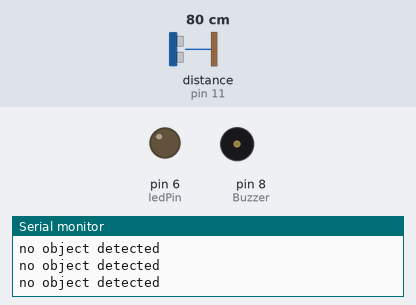
Simulated run of this sketch. Board: Arduino Uno, built with avr-gcc and run on an emulated ATmega328P. On the bench: output pins drawn as LEDs (lit = HIGH), buzzer (waves = sounding, pin HIGH), the last lines printed to the serial monitor. Wiring (inferred from the names in the program): ultrasonic range finder: trigger pin 12; echo pin 11. Dashed ring = blinking. The inputs (shaded band) are chosen by the test bench; at power-on: distance to the obstacle (sensor on pin 11) 80 cm. The echo pulse lasts 58.3 µs per cm; pins used as bus, display or sensor lines are not drawn.

Above: at 1.2 s.
1.3 s: distance to the obstacle (sensor on pin 11) set to 33 cm
4.3 s: distance to the obstacle (sensor on pin 11) set to 27 cm
At 4.43 s:
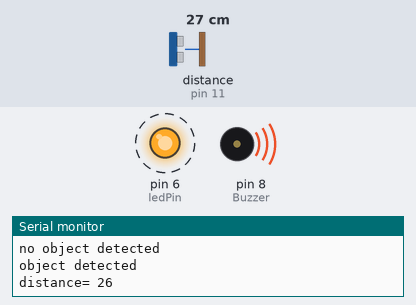
Timing chart, 0 to 13.3 s (numbered marks = the images above; inputs shaded):
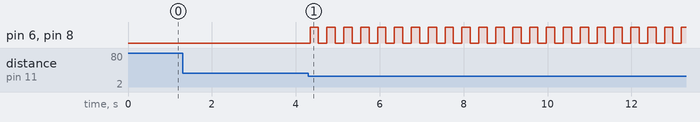

Measured:
- the behaviour switches between 31 and 30 cm on distance to the obstacle (sensor on pin 11) (found by bisection; images 0 and 1)
- after the input at 4.3 s, pin 6 (ledPin), pin 8 (Buzzer): alternates HIGH for 0.20 s and LOW for 0.20 s, starting at once

The sketch:

codeevaluation.ino
```cpp
#define trigPin 12
#define echoPin 11
int Buzzer = 8;
int ledPin= 6;
int duration, distance;

void setup() {
        Serial.begin (9600);

        pinMode(trigPin, OUTPUT);
        pinMode(echoPin, INPUT);
        pinMode(Buzzer, OUTPUT);
        pinMode(ledPin, OUTPUT);
}

void loop() {

    digitalWrite(trigPin, HIGH);
    delayMicroseconds(10);
    digitalWrite(trigPin, LOW);
    duration = pulseIn(echoPin, HIGH);
    distance = (duration/2) / 29.1;
  if (distance >= 30)
        {
        Serial.println("no object detected");
        digitalWrite(Buzzer,LOW);
        digitalWrite(ledPin,LOW);
        }
  else {
    digitalWrite(Buzzer,LOW);
        Serial.println("object detected \n");
        Serial.print("distance= ");
        Serial.print(distance);
        digitalWrite(Buzzer,HIGH);
        digitalWrite(ledPin,HIGH);
    delay(200);
    digitalWrite(Buzzer,LOW);
    digitalWrite(ledPin,LOW);
    delay(200);
  }
}
```
